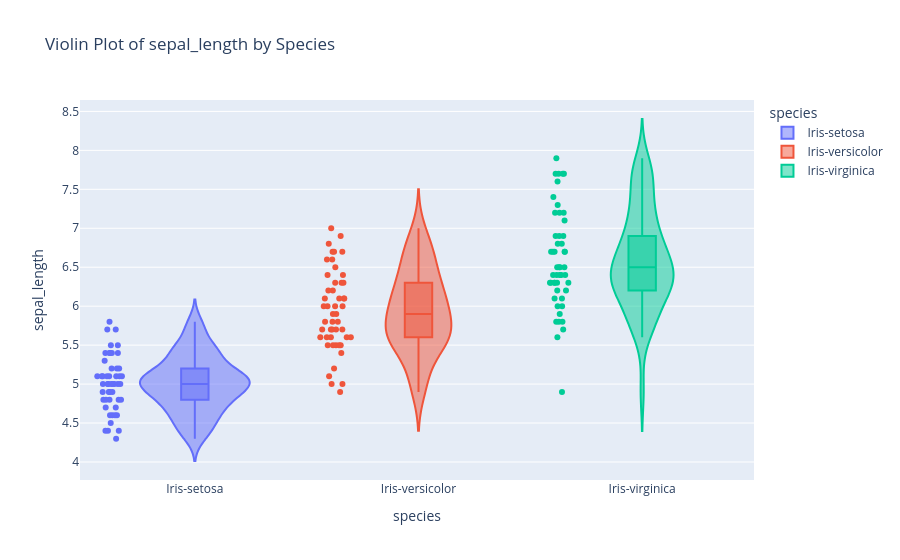
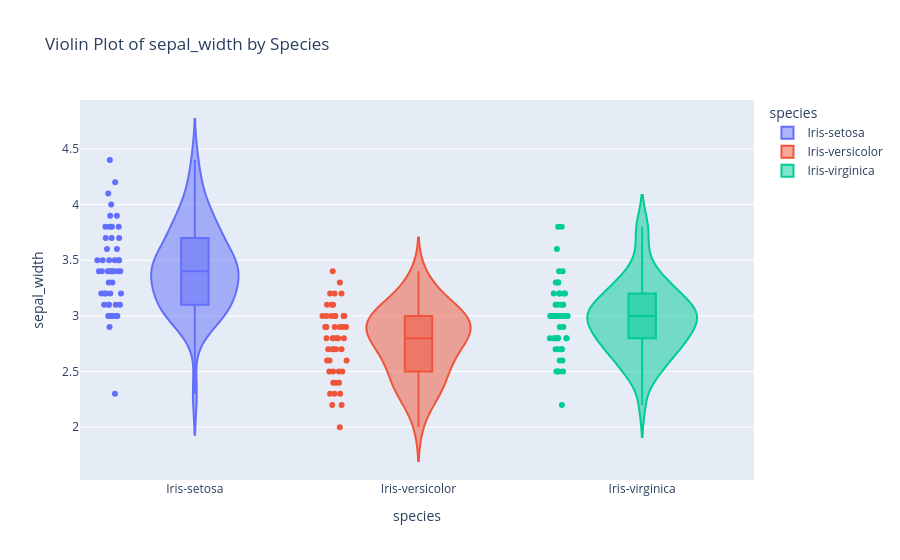
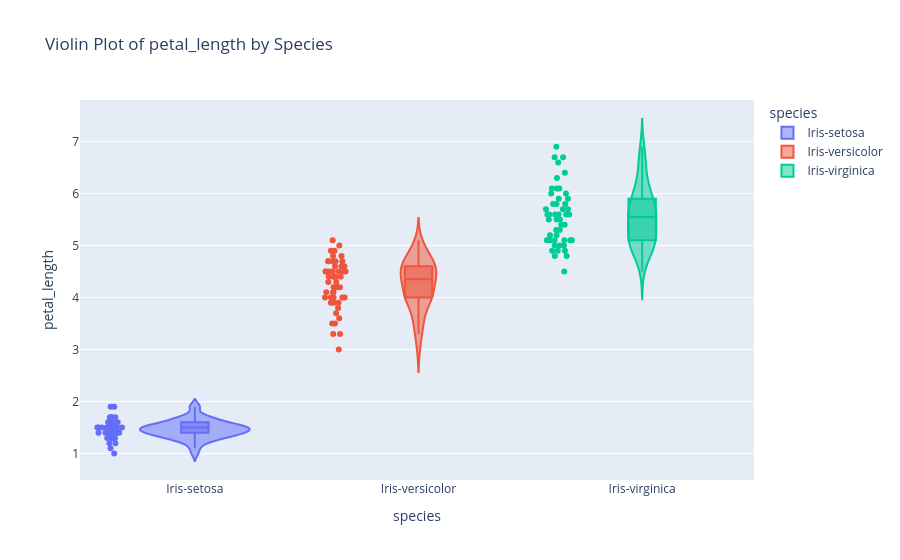
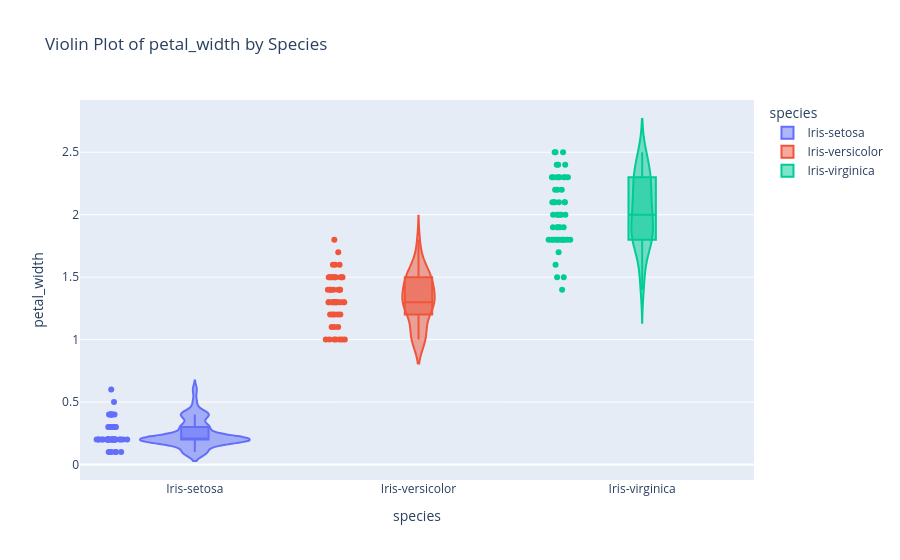

These figures' notebook cell, in order:
### Code cell
for col in ['sepal_length', 'sepal_width', 'petal_length', 'petal_width']:
    fig = px.violin(
        df,
        x="species",
        y=col,
        color="species",
        box=True,
        points="all",
        title=f"Violin Plot of {col} by Species"
    )
    fig.show()

### Figure 1 — Plotly figure (JSON) as saved in the notebook; plotly's stock layout.template omitted (floating-point values rounded to 4 significant figures)
{"data": [{"alignmentgroup": "True", "box": {"visible": true}, "hovertemplate": "species=%{x}<br>sepal_length=%{y}<extra></extra>", "legendgroup": "Iris-setosa", "marker": {"color": "#636efa"}, "name": "Iris-setosa", "offsetgroup": "Iris-setosa", "orientation": "v", "points": "all", "scalegroup": "True", "showlegend": true, "type": "violin", "x": ["Iris-setosa", "Iris-setosa", "Iris-setosa", "Iris-setosa", "Iris-setosa", "Iris-setosa", "Iris-setosa", "Iris-setosa", "Iris-setosa", "Iris-setosa", "Iris-setosa", "Iris-setosa", "Iris-setosa", "Iris-setosa", "Iris-setosa", "Iris-setosa", "Iris-setosa", "Iris-setosa", "Iris-setosa", "Iris-setosa", "Iris-setosa", "Iris-setosa", "Iris-setosa", "Iris-setosa", "Iris-setosa", "Iris-setosa", "Iris-setosa", "Iris-setosa", "Iris-setosa", "Iris-setosa", "Iris-setosa", "Iris-setosa", "Iris-setosa", "Iris-setosa", "Iris-setosa", "Iris-setosa", "Iris-setosa", "Iris-setosa", "Iris-setosa", "Iris-setosa", "Iris-setosa", "Iris-setosa", "Iris-setosa", "Iris-setosa", "Iris-setosa", "Iris-setosa", "Iris-setosa", "Iris-setosa", "Iris-setosa", "Iris-setosa"], "x0": " ", "xaxis": "x", "y": [5.1, 4.9, 4.7, 4.6, 5.0, 5.4, 4.6, 5.0, 4.4, 4.9, 5.4, 4.8, 4.8, 4.3, 5.8, 5.7, 5.4, 5.1, 5.7, 5.1, 5.4, 5.1, 4.6, 5.1, 4.8, 5.0, 5.0, 5.2, 5.2, 4.7, 4.8, 5.4, 5.2, 5.5, 4.9, 5.0, 5.5, 4.9, 4.4, 5.1, 5.0, 4.5, 4.4, 5.0, 5.1, 4.8, 5.1, 4.6, 5.3, 5.0], "y0": " ", "yaxis": "y"}, {"alignmentgroup": "True", "box": {"visible": true}, "hovertemplate": "species=%{x}<br>sepal_length=%{y}<extra></extra>", "legendgroup": "Iris-versicolor", "marker": {"color": "#EF553B"}, "name": "Iris-versicolor", "offsetgroup": "Iris-versicolor", "orientation": "v", "points": "all", "scalegroup": "True", "showlegend": true, "type": "violin", "x": ["Iris-versicolor", "Iris-versicolor", "Iris-versicolor", "Iris-versicolor", "Iris-versicolor", "Iris-versicolor", "Iris-versicolor", "Iris-versicolor", "Iris-versicolor", "Iris-versicolor", "Iris-versicolor", "Iris-versicolor", "Iris-versicolor", "Iris-versicolor", "Iris-versicolor", "Iris-versicolor", "Iris-versicolor", "Iris-versicolor", "Iris-versicolor", "Iris-versicolor", "Iris-versicolor", "Iris-versicolor", "Iris-versicolor", "Iris-versicolor", "Iris-versicolor", "Iris-versicolor", "Iris-versicolor", "Iris-versicolor", "Iris-versicolor", "Iris-versicolor", "Iris-versicolor", "Iris-versicolor", "Iris-versicolor", "Iris-versicolor", "Iris-versicolor", "Iris-versicolor", "Iris-versicolor", "Iris-versicolor", "Iris-versicolor", "Iris-versicolor", "Iris-versicolor", "Iris-versicolor", "Iris-versicolor", "Iris-versicolor", "Iris-versicolor", "Iris-versicolor", "Iris-versicolor", "Iris-versicolor", "Iris-versicolor", "Iris-versicolor"], "x0": " ", "xaxis": "x", "y": [7.0, 6.4, 6.9, 5.5, 6.5, 5.7, 6.3, 4.9, 6.6, 5.2, 5.0, 5.9, 6.0, 6.1, 5.6, 6.7, 5.6, 5.8, 6.2, 5.6, 5.9, 6.1, 6.3, 6.1, 6.4, 6.6, 6.8, 6.7, 6.0, 5.7, 5.5, 5.5, 5.8, 6.0, 5.4, 6.0, 6.7, 6.3, 5.6, 5.5, 5.5, 6.1, 5.8, 5.0, 5.6, 5.7, 5.7, 6.2, 5.1, 5.7], "y0": " ", "yaxis": "y"}, {"alignmentgroup": "True", "box": {"visible": true}, "hovertemplate": "species=%{x}<br>sepal_length=%{y}<extra></extra>", "legendgroup": "Iris-virginica", "marker": {"color": "#00cc96"}, "name": "Iris-virginica", "offsetgroup": "Iris-virginica", "orientation": "v", "points": "all", "scalegroup": "True", "showlegend": true, "type": "violin", "x": ["Iris-virginica", "Iris-virginica", "Iris-virginica", "Iris-virginica", "Iris-virginica", "Iris-virginica", "Iris-virginica", "Iris-virginica", "Iris-virginica", "Iris-virginica", "Iris-virginica", "Iris-virginica", "Iris-virginica", "Iris-virginica", "Iris-virginica", "Iris-virginica", "Iris-virginica", "Iris-virginica", "Iris-virginica", "Iris-virginica", "Iris-virginica", "Iris-virginica", "Iris-virginica", "Iris-virginica", "Iris-virginica", "Iris-virginica", "Iris-virginica", "Iris-virginica", "Iris-virginica", "Iris-virginica", "Iris-virginica", "Iris-virginica", "Iris-virginica", "Iris-virginica", "Iris-virginica", "Iris-virginica", "Iris-virginica", "Iris-virginica", "Iris-virginica", "Iris-virginica", "Iris-virginica", "Iris-virginica", "Iris-virginica", "Iris-virginica", "Iris-virginica", "Iris-virginica", "Iris-virginica", "Iris-virginica", "Iris-virginica", "Iris-virginica"], "x0": " ", "xaxis": "x", "y": [6.3, 5.8, 7.1, 6.3, 6.5, 7.6, 4.9, 7.3, 6.7, 7.2, 6.5, 6.4, 6.8, 5.7, 5.8, 6.4, 6.5, 7.7, 7.7, 6.0, 6.9, 5.6, 7.7, 6.3, 6.7, 7.2, 6.2, 6.1, 6.4, 7.2, 7.4, 7.9, 6.4, 6.3, 6.1, 7.7, 6.3, 6.4, 6.0, 6.9, 6.7, 6.9, 5.8, 6.8, 6.7, 6.7, 6.3, 6.5, 6.2, 5.9], "y0": " ", "yaxis": "y"}], "layout": {"legend": {"title": {"text": "species"}, "tracegroupgap": 0}, "title": {"text": "Violin Plot of sepal_length by Species"}, "violinmode": "overlay", "xaxis": {"anchor": "y", "categoryarray": ["Iris-setosa", "Iris-versicolor", "Iris-virginica"], "categoryorder": "array", "domain": [0, 1], "title": {"text": "species"}}, "yaxis": {"anchor": "x", "domain": [0, 1], "title": {"text": "sepal_length"}}}}

### Figure 2 — Plotly figure (JSON) as saved in the notebook; plotly's stock layout.template omitted (floating-point values rounded to 4 significant figures)
{"data": [{"alignmentgroup": "True", "box": {"visible": true}, "hovertemplate": "species=%{x}<br>sepal_width=%{y}<extra></extra>", "legendgroup": "Iris-setosa", "marker": {"color": "#636efa"}, "name": "Iris-setosa", "offsetgroup": "Iris-setosa", "orientation": "v", "points": "all", "scalegroup": "True", "showlegend": true, "type": "violin", "x": ["Iris-setosa", "Iris-setosa", "Iris-setosa", "Iris-setosa", "Iris-setosa", "Iris-setosa", "Iris-setosa", "Iris-setosa", "Iris-setosa", "Iris-setosa", "Iris-setosa", "Iris-setosa", "Iris-setosa", "Iris-setosa", "Iris-setosa", "Iris-setosa", "Iris-setosa", "Iris-setosa", "Iris-setosa", "Iris-setosa", "Iris-setosa", "Iris-setosa", "Iris-setosa", "Iris-setosa", "Iris-setosa", "Iris-setosa", "Iris-setosa", "Iris-setosa", "Iris-setosa", "Iris-setosa", "Iris-setosa", "Iris-setosa", "Iris-setosa", "Iris-setosa", "Iris-setosa", "Iris-setosa", "Iris-setosa", "Iris-setosa", "Iris-setosa", "Iris-setosa", "Iris-setosa", "Iris-setosa", "Iris-setosa", "Iris-setosa", "Iris-setosa", "Iris-setosa", "Iris-setosa", "Iris-setosa", "Iris-setosa", "Iris-setosa"], "x0": " ", "xaxis": "x", "y": [3.5, 3.0, 3.2, 3.1, 3.6, 3.9, 3.4, 3.4, 2.9, 3.1, 3.7, 3.4, 3.0, 3.0, 4.0, 4.4, 3.9, 3.5, 3.8, 3.8, 3.4, 3.7, 3.6, 3.3, 3.4, 3.0, 3.4, 3.5, 3.4, 3.2, 3.1, 3.4, 4.1, 4.2, 3.1, 3.2, 3.5, 3.1, 3.0, 3.4, 3.5, 2.3, 3.2, 3.5, 3.8, 3.0, 3.8, 3.2, 3.7, 3.3], "y0": " ", "yaxis": "y"}, {"alignmentgroup": "True", "box": {"visible": true}, "hovertemplate": "species=%{x}<br>sepal_width=%{y}<extra></extra>", "legendgroup": "Iris-versicolor", "marker": {"color": "#EF553B"}, "name": "Iris-versicolor", "offsetgroup": "Iris-versicolor", "orientation": "v", "points": "all", "scalegroup": "True", "showlegend": true, "type": "violin", "x": ["Iris-versicolor", "Iris-versicolor", "Iris-versicolor", "Iris-versicolor", "Iris-versicolor", "Iris-versicolor", "Iris-versicolor", "Iris-versicolor", "Iris-versicolor", "Iris-versicolor", "Iris-versicolor", "Iris-versicolor", "Iris-versicolor", "Iris-versicolor", "Iris-versicolor", "Iris-versicolor", "Iris-versicolor", "Iris-versicolor", "Iris-versicolor", "Iris-versicolor", "Iris-versicolor", "Iris-versicolor", "Iris-versicolor", "Iris-versicolor", "Iris-versicolor", "Iris-versicolor", "Iris-versicolor", "Iris-versicolor", "Iris-versicolor", "Iris-versicolor", "Iris-versicolor", "Iris-versicolor", "Iris-versicolor", "Iris-versicolor", "Iris-versicolor", "Iris-versicolor", "Iris-versicolor", "Iris-versicolor", "Iris-versicolor", "Iris-versicolor", "Iris-versicolor", "Iris-versicolor", "Iris-versicolor", "Iris-versicolor", "Iris-versicolor", "Iris-versicolor", "Iris-versicolor", "Iris-versicolor", "Iris-versicolor", "Iris-versicolor"], "x0": " ", "xaxis": "x", "y": [3.2, 3.2, 3.1, 2.3, 2.8, 2.8, 3.3, 2.4, 2.9, 2.7, 2.0, 3.0, 2.2, 2.9, 2.9, 3.1, 3.0, 2.7, 2.2, 2.5, 3.2, 2.8, 2.5, 2.8, 2.9, 3.0, 2.8, 3.0, 2.9, 2.6, 2.4, 2.4, 2.7, 2.7, 3.0, 3.4, 3.1, 2.3, 3.0, 2.5, 2.6, 3.0, 2.6, 2.3, 2.7, 3.0, 2.9, 2.9, 2.5, 2.8], "y0": " ", "yaxis": "y"}, {"alignmentgroup": "True", "box": {"visible": true}, "hovertemplate": "species=%{x}<br>sepal_width=%{y}<extra></extra>", "legendgroup": "Iris-virginica", "marker": {"color": "#00cc96"}, "name": "Iris-virginica", "offsetgroup": "Iris-virginica", "orientation": "v", "points": "all", "scalegroup": "True", "showlegend": true, "type": "violin", "x": ["Iris-virginica", "Iris-virginica", "Iris-virginica", "Iris-virginica", "Iris-virginica", "Iris-virginica", "Iris-virginica", "Iris-virginica", "Iris-virginica", "Iris-virginica", "Iris-virginica", "Iris-virginica", "Iris-virginica", "Iris-virginica", "Iris-virginica", "Iris-virginica", "Iris-virginica", "Iris-virginica", "Iris-virginica", "Iris-virginica", "Iris-virginica", "Iris-virginica", "Iris-virginica", "Iris-virginica", "Iris-virginica", "Iris-virginica", "Iris-virginica", "Iris-virginica", "Iris-virginica", "Iris-virginica", "Iris-virginica", "Iris-virginica", "Iris-virginica", "Iris-virginica", "Iris-virginica", "Iris-virginica", "Iris-virginica", "Iris-virginica", "Iris-virginica", "Iris-virginica", "Iris-virginica", "Iris-virginica", "Iris-virginica", "Iris-virginica", "Iris-virginica", "Iris-virginica", "Iris-virginica", "Iris-virginica", "Iris-virginica", "Iris-virginica"], "x0": " ", "xaxis": "x", "y": [3.3, 2.7, 3.0, 2.9, 3.0, 3.0, 2.5, 2.9, 2.5, 3.6, 3.2, 2.7, 3.0, 2.5, 2.8, 3.2, 3.0, 3.8, 2.6, 2.2, 3.2, 2.8, 2.8, 2.7, 3.3, 3.2, 2.8, 3.0, 2.8, 3.0, 2.8, 3.8, 2.8, 2.8, 2.6, 3.0, 3.4, 3.1, 3.0, 3.1, 3.1, 3.1, 2.7, 3.2, 3.3, 3.0, 2.5, 3.0, 3.4, 3.0], "y0": " ", "yaxis": "y"}], "layout": {"legend": {"title": {"text": "species"}, "tracegroupgap": 0}, "title": {"text": "Violin Plot of sepal_width by Species"}, "violinmode": "overlay", "xaxis": {"anchor": "y", "categoryarray": ["Iris-setosa", "Iris-versicolor", "Iris-virginica"], "categoryorder": "array", "domain": [0, 1], "title": {"text": "species"}}, "yaxis": {"anchor": "x", "domain": [0, 1], "title": {"text": "sepal_width"}}}}

### Figure 3 — Plotly figure (JSON) as saved in the notebook; plotly's stock layout.template omitted (floating-point values rounded to 4 significant figures)
{"data": [{"alignmentgroup": "True", "box": {"visible": true}, "hovertemplate": "species=%{x}<br>petal_length=%{y}<extra></extra>", "legendgroup": "Iris-setosa", "marker": {"color": "#636efa"}, "name": "Iris-setosa", "offsetgroup": "Iris-setosa", "orientation": "v", "points": "all", "scalegroup": "True", "showlegend": true, "type": "violin", "x": ["Iris-setosa", "Iris-setosa", "Iris-setosa", "Iris-setosa", "Iris-setosa", "Iris-setosa", "Iris-setosa", "Iris-setosa", "Iris-setosa", "Iris-setosa", "Iris-setosa", "Iris-setosa", "Iris-setosa", "Iris-setosa", "Iris-setosa", "Iris-setosa", "Iris-setosa", "Iris-setosa", "Iris-setosa", "Iris-setosa", "Iris-setosa", "Iris-setosa", "Iris-setosa", "Iris-setosa", "Iris-setosa", "Iris-setosa", "Iris-setosa", "Iris-setosa", "Iris-setosa", "Iris-setosa", "Iris-setosa", "Iris-setosa", "Iris-setosa", "Iris-setosa", "Iris-setosa", "Iris-setosa", "Iris-setosa", "Iris-setosa", "Iris-setosa", "Iris-setosa", "Iris-setosa", "Iris-setosa", "Iris-setosa", "Iris-setosa", "Iris-setosa", "Iris-setosa", "Iris-setosa", "Iris-setosa", "Iris-setosa", "Iris-setosa"], "x0": " ", "xaxis": "x", "y": [1.4, 1.4, 1.3, 1.5, 1.4, 1.7, 1.4, 1.5, 1.4, 1.5, 1.5, 1.6, 1.4, 1.1, 1.2, 1.5, 1.3, 1.4, 1.7, 1.5, 1.7, 1.5, 1.0, 1.7, 1.9, 1.6, 1.6, 1.5, 1.4, 1.6, 1.6, 1.5, 1.5, 1.4, 1.5, 1.2, 1.3, 1.5, 1.3, 1.5, 1.3, 1.3, 1.3, 1.6, 1.9, 1.4, 1.6, 1.4, 1.5, 1.4], "y0": " ", "yaxis": "y"}, {"alignmentgroup": "True", "box": {"visible": true}, "hovertemplate": "species=%{x}<br>petal_length=%{y}<extra></extra>", "legendgroup": "Iris-versicolor", "marker": {"color": "#EF553B"}, "name": "Iris-versicolor", "offsetgroup": "Iris-versicolor", "orientation": "v", "points": "all", "scalegroup": "True", "showlegend": true, "type": "violin", "x": ["Iris-versicolor", "Iris-versicolor", "Iris-versicolor", "Iris-versicolor", "Iris-versicolor", "Iris-versicolor", "Iris-versicolor", "Iris-versicolor", "Iris-versicolor", "Iris-versicolor", "Iris-versicolor", "Iris-versicolor", "Iris-versicolor", "Iris-versicolor", "Iris-versicolor", "Iris-versicolor", "Iris-versicolor", "Iris-versicolor", "Iris-versicolor", "Iris-versicolor", "Iris-versicolor", "Iris-versicolor", "Iris-versicolor", "Iris-versicolor", "Iris-versicolor", "Iris-versicolor", "Iris-versicolor", "Iris-versicolor", "Iris-versicolor", "Iris-versicolor", "Iris-versicolor", "Iris-versicolor", "Iris-versicolor", "Iris-versicolor", "Iris-versicolor", "Iris-versicolor", "Iris-versicolor", "Iris-versicolor", "Iris-versicolor", "Iris-versicolor", "Iris-versicolor", "Iris-versicolor", "Iris-versicolor", "Iris-versicolor", "Iris-versicolor", "Iris-versicolor", "Iris-versicolor", "Iris-versicolor", "Iris-versicolor", "Iris-versicolor"], "x0": " ", "xaxis": "x", "y": [4.7, 4.5, 4.9, 4.0, 4.6, 4.5, 4.7, 3.3, 4.6, 3.9, 3.5, 4.2, 4.0, 4.7, 3.6, 4.4, 4.5, 4.1, 4.5, 3.9, 4.8, 4.0, 4.9, 4.7, 4.3, 4.4, 4.8, 5.0, 4.5, 3.5, 3.8, 3.7, 3.9, 5.1, 4.5, 4.5, 4.7, 4.4, 4.1, 4.0, 4.4, 4.6, 4.0, 3.3, 4.2, 4.2, 4.2, 4.3, 3.0, 4.1], "y0": " ", "yaxis": "y"}, {"alignmentgroup": "True", "box": {"visible": true}, "hovertemplate": "species=%{x}<br>petal_length=%{y}<extra></extra>", "legendgroup": "Iris-virginica", "marker": {"color": "#00cc96"}, "name": "Iris-virginica", "offsetgroup": "Iris-virginica", "orientation": "v", "points": "all", "scalegroup": "True", "showlegend": true, "type": "violin", "x": ["Iris-virginica", "Iris-virginica", "Iris-virginica", "Iris-virginica", "Iris-virginica", "Iris-virginica", "Iris-virginica", "Iris-virginica", "Iris-virginica", "Iris-virginica", "Iris-virginica", "Iris-virginica", "Iris-virginica", "Iris-virginica", "Iris-virginica", "Iris-virginica", "Iris-virginica", "Iris-virginica", "Iris-virginica", "Iris-virginica", "Iris-virginica", "Iris-virginica", "Iris-virginica", "Iris-virginica", "Iris-virginica", "Iris-virginica", "Iris-virginica", "Iris-virginica", "Iris-virginica", "Iris-virginica", "Iris-virginica", "Iris-virginica", "Iris-virginica", "Iris-virginica", "Iris-virginica", "Iris-virginica", "Iris-virginica", "Iris-virginica", "Iris-virginica", "Iris-virginica", "Iris-virginica", "Iris-virginica", "Iris-virginica", "Iris-virginica", "Iris-virginica", "Iris-virginica", "Iris-virginica", "Iris-virginica", "Iris-virginica", "Iris-virginica"], "x0": " ", "xaxis": "x", "y": [6.0, 5.1, 5.9, 5.6, 5.8, 6.6, 4.5, 6.3, 5.8, 6.1, 5.1, 5.3, 5.5, 5.0, 5.1, 5.3, 5.5, 6.7, 6.9, 5.0, 5.7, 4.9, 6.7, 4.9, 5.7, 6.0, 4.8, 4.9, 5.6, 5.8, 6.1, 6.4, 5.6, 5.1, 5.6, 6.1, 5.6, 5.5, 4.8, 5.4, 5.6, 5.1, 5.1, 5.9, 5.7, 5.2, 5.0, 5.2, 5.4, 5.1], "y0": " ", "yaxis": "y"}], "layout": {"legend": {"title": {"text": "species"}, "tracegroupgap": 0}, "title": {"text": "Violin Plot of petal_length by Species"}, "violinmode": "overlay", "xaxis": {"anchor": "y", "categoryarray": ["Iris-setosa", "Iris-versicolor", "Iris-virginica"], "categoryorder": "array", "domain": [0, 1], "title": {"text": "species"}}, "yaxis": {"anchor": "x", "domain": [0, 1], "title": {"text": "petal_length"}}}}

### Figure 4 — Plotly figure (JSON) as saved in the notebook; plotly's stock layout.template omitted (floating-point values rounded to 4 significant figures)
{"data": [{"alignmentgroup": "True", "box": {"visible": true}, "hovertemplate": "species=%{x}<br>petal_width=%{y}<extra></extra>", "legendgroup": "Iris-setosa", "marker": {"color": "#636efa"}, "name": "Iris-setosa", "offsetgroup": "Iris-setosa", "orientation": "v", "points": "all", "scalegroup": "True", "showlegend": true, "type": "violin", "x": ["Iris-setosa", "Iris-setosa", "Iris-setosa", "Iris-setosa", "Iris-setosa", "Iris-setosa", "Iris-setosa", "Iris-setosa", "Iris-setosa", "Iris-setosa", "Iris-setosa", "Iris-setosa", "Iris-setosa", "Iris-setosa", "Iris-setosa", "Iris-setosa", "Iris-setosa", "Iris-setosa", "Iris-setosa", "Iris-setosa", "Iris-setosa", "Iris-setosa", "Iris-setosa", "Iris-setosa", "Iris-setosa", "Iris-setosa", "Iris-setosa", "Iris-setosa", "Iris-setosa", "Iris-setosa", "Iris-setosa", "Iris-setosa", "Iris-setosa", "Iris-setosa", "Iris-setosa", "Iris-setosa", "Iris-setosa", "Iris-setosa", "Iris-setosa", "Iris-setosa", "Iris-setosa", "Iris-setosa", "Iris-setosa", "Iris-setosa", "Iris-setosa", "Iris-setosa", "Iris-setosa", "Iris-setosa", "Iris-setosa", "Iris-setosa"], "x0": " ", "xaxis": "x", "y": [0.2, 0.2, 0.2, 0.2, 0.2, 0.4, 0.3, 0.2, 0.2, 0.1, 0.2, 0.2, 0.1, 0.1, 0.2, 0.4, 0.4, 0.3, 0.3, 0.3, 0.2, 0.4, 0.2, 0.5, 0.2, 0.2, 0.4, 0.2, 0.2, 0.2, 0.2, 0.4, 0.1, 0.2, 0.1, 0.2, 0.2, 0.1, 0.2, 0.2, 0.3, 0.3, 0.2, 0.6, 0.4, 0.3, 0.2, 0.2, 0.2, 0.2], "y0": " ", "yaxis": "y"}, {"alignmentgroup": "True", "box": {"visible": true}, "hovertemplate": "species=%{x}<br>petal_width=%{y}<extra></extra>", "legendgroup": "Iris-versicolor", "marker": {"color": "#EF553B"}, "name": "Iris-versicolor", "offsetgroup": "Iris-versicolor", "orientation": "v", "points": "all", "scalegroup": "True", "showlegend": true, "type": "violin", "x": ["Iris-versicolor", "Iris-versicolor", "Iris-versicolor", "Iris-versicolor", "Iris-versicolor", "Iris-versicolor", "Iris-versicolor", "Iris-versicolor", "Iris-versicolor", "Iris-versicolor", "Iris-versicolor", "Iris-versicolor", "Iris-versicolor", "Iris-versicolor", "Iris-versicolor", "Iris-versicolor", "Iris-versicolor", "Iris-versicolor", "Iris-versicolor", "Iris-versicolor", "Iris-versicolor", "Iris-versicolor", "Iris-versicolor", "Iris-versicolor", "Iris-versicolor", "Iris-versicolor", "Iris-versicolor", "Iris-versicolor", "Iris-versicolor", "Iris-versicolor", "Iris-versicolor", "Iris-versicolor", "Iris-versicolor", "Iris-versicolor", "Iris-versicolor", "Iris-versicolor", "Iris-versicolor", "Iris-versicolor", "Iris-versicolor", "Iris-versicolor", "Iris-versicolor", "Iris-versicolor", "Iris-versicolor", "Iris-versicolor", "Iris-versicolor", "Iris-versicolor", "Iris-versicolor", "Iris-versicolor", "Iris-versicolor", "Iris-versicolor"], "x0": " ", "xaxis": "x", "y": [1.4, 1.5, 1.5, 1.3, 1.5, 1.3, 1.6, 1.0, 1.3, 1.4, 1.0, 1.5, 1.0, 1.4, 1.3, 1.4, 1.5, 1.0, 1.5, 1.1, 1.8, 1.3, 1.5, 1.2, 1.3, 1.4, 1.4, 1.7, 1.5, 1.0, 1.1, 1.0, 1.2, 1.6, 1.5, 1.6, 1.5, 1.3, 1.3, 1.3, 1.2, 1.4, 1.2, 1.0, 1.3, 1.2, 1.3, 1.3, 1.1, 1.3], "y0": " ", "yaxis": "y"}, {"alignmentgroup": "True", "box": {"visible": true}, "hovertemplate": "species=%{x}<br>petal_width=%{y}<extra></extra>", "legendgroup": "Iris-virginica", "marker": {"color": "#00cc96"}, "name": "Iris-virginica", "offsetgroup": "Iris-virginica", "orientation": "v", "points": "all", "scalegroup": "True", "showlegend": true, "type": "violin", "x": ["Iris-virginica", "Iris-virginica", "Iris-virginica", "Iris-virginica", "Iris-virginica", "Iris-virginica", "Iris-virginica", "Iris-virginica", "Iris-virginica", "Iris-virginica", "Iris-virginica", "Iris-virginica", "Iris-virginica", "Iris-virginica", "Iris-virginica", "Iris-virginica", "Iris-virginica", "Iris-virginica", "Iris-virginica", "Iris-virginica", "Iris-virginica", "Iris-virginica", "Iris-virginica", "Iris-virginica", "Iris-virginica", "Iris-virginica", "Iris-virginica", "Iris-virginica", "Iris-virginica", "Iris-virginica", "Iris-virginica", "Iris-virginica", "Iris-virginica", "Iris-virginica", "Iris-virginica", "Iris-virginica", "Iris-virginica", "Iris-virginica", "Iris-virginica", "Iris-virginica", "Iris-virginica", "Iris-virginica", "Iris-virginica", "Iris-virginica", "Iris-virginica", "Iris-virginica", "Iris-virginica", "Iris-virginica", "Iris-virginica", "Iris-virginica"], "x0": " ", "xaxis": "x", "y": [2.5, 1.9, 2.1, 1.8, 2.2, 2.1, 1.7, 1.8, 1.8, 2.5, 2.0, 1.9, 2.1, 2.0, 2.4, 2.3, 1.8, 2.2, 2.3, 1.5, 2.3, 2.0, 2.0, 1.8, 2.1, 1.8, 1.8, 1.8, 2.1, 1.6, 1.9, 2.0, 2.2, 1.5, 1.4, 2.3, 2.4, 1.8, 1.8, 2.1, 2.4, 2.3, 1.9, 2.3, 2.5, 2.3, 1.9, 2.0, 2.3, 1.8], "y0": " ", "yaxis": "y"}], "layout": {"legend": {"title": {"text": "species"}, "tracegroupgap": 0}, "title": {"text": "Violin Plot of petal_width by Species"}, "violinmode": "overlay", "xaxis": {"anchor": "y", "categoryarray": ["Iris-setosa", "Iris-versicolor", "Iris-virginica"], "categoryorder": "array", "domain": [0, 1], "title": {"text": "species"}}, "yaxis": {"anchor": "x", "domain": [0, 1], "title": {"text": "petal_width"}}}}
